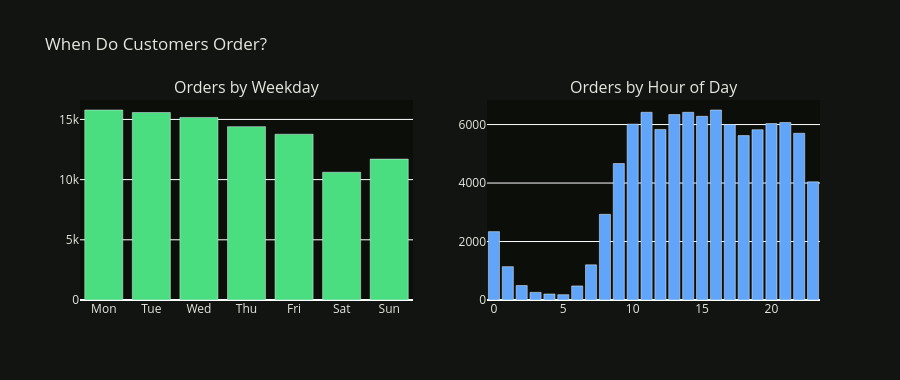

This figure's notebook cell:
### Markdown cell above
### 1c. Weekday & Hour Patterns

### Code cell
day_names = ['Mon','Tue','Wed','Thu','Fri','Sat','Sun']

by_weekday = (
    revenue_df.groupby('purchase_weekday')['order_id']
    .count().reset_index()
    .rename(columns={'order_id': 'n_orders'})
)
by_weekday['day_name'] = by_weekday['purchase_weekday'].map(dict(enumerate(day_names)))

by_hour = (
    revenue_df.groupby('purchase_hour')['order_id']
    .count().reset_index()
    .rename(columns={'order_id': 'n_orders'})
)

fig = make_subplots(rows=1, cols=2,
                    subplot_titles=['Orders by Weekday', 'Orders by Hour of Day'])

fig.add_trace(
    go.Bar(x=by_weekday['day_name'], y=by_weekday['n_orders'],
           marker_color='#4ade80', name='Weekday'),
    row=1, col=1
)
fig.add_trace(
    go.Bar(x=by_hour['purchase_hour'], y=by_hour['n_orders'],
           marker_color='#60a5fa', name='Hour'),
    row=1, col=2
)

fig.update_layout(
    height=380, showlegend=False,
    plot_bgcolor='#0c0e0a', paper_bgcolor='#111410',
    font=dict(color='#e4e8e0'),
    title='When Do Customers Order?'
)
fig.show()

### Figure 1 — Plotly figure (JSON) as saved in the notebook; plotly's stock layout.template omitted (floating-point values rounded to 4 significant figures)
{"data": [{"marker": {"color": "#4ade80"}, "name": "Weekday", "type": "bar", "x": ["Mon", "Tue", "Wed", "Thu", "Fri", "Sat", "Sun"], "xaxis": "x", "y": [15783, 15574, 15164, 14401, 13771, 10611, 11703], "yaxis": "y"}, {"marker": {"color": "#60a5fa"}, "name": "Hour", "type": "bar", "x": [0, 1, 2, 3, 4, 5, 6, 7, 8, 9, 10, 11, 12, 13, 14, 15, 16, 17, 18, 19, 20, 21, 22, 23], "xaxis": "x2", "y": [2338, 1140, 496, 261, 205, 182, 481, 1204, 2930, 4668, 6015, 6420, 5833, 6342, 6419, 6282, 6498, 5998, 5623, 5824, 6035, 6071, 5702, 4040], "yaxis": "y2"}], "layout": {"annotations": [{"font": {"size": 16}, "showarrow": false, "text": "Orders by Weekday", "x": 0.225, "xanchor": "center", "xref": "paper", "y": 1, "yanchor": "bottom", "yref": "paper"}, {"font": {"size": 16}, "showarrow": false, "text": "Orders by Hour of Day", "x": 0.775, "xanchor": "center", "xref": "paper", "y": 1, "yanchor": "bottom", "yref": "paper"}], "font": {"color": "#e4e8e0"}, "height": 380, "paper_bgcolor": "#111410", "plot_bgcolor": "#0c0e0a", "showlegend": false, "title": {"text": "When Do Customers Order?"}, "xaxis": {"anchor": "y", "domain": [0, 0.45]}, "xaxis2": {"anchor": "y2", "domain": [0.55, 1]}, "yaxis": {"anchor": "x", "domain": [0, 1]}, "yaxis2": {"anchor": "x2", "domain": [0, 1]}}}
